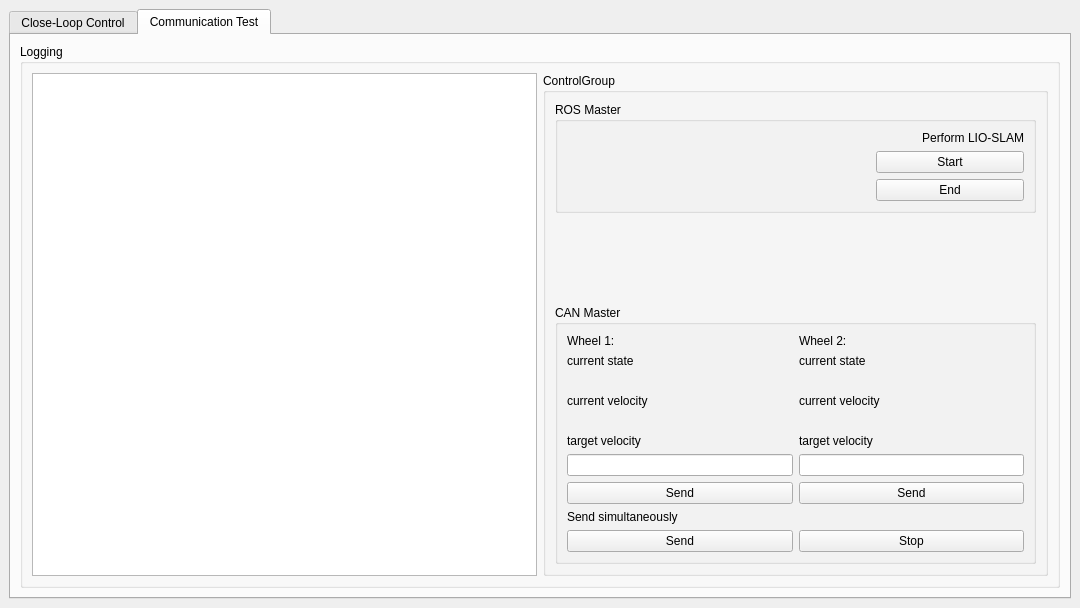
<?xml version="1.0" encoding="UTF-8"?>
<ui version="4.0">
 <class>MainWindowDesign</class>
 <widget class="QMainWindow" name="MainWindowDesign">
  <property name="geometry">
   <rect>
    <x>0</x>
    <y>0</y>
    <width>1080</width>
    <height>608</height>
   </rect>
  </property>
  <property name="windowTitle">
   <string>QRosApp</string>
  </property>
  <property name="windowIcon">
   <iconset resource="../resources/images.qrc">
    <normaloff>:/images/icon.png</normaloff>:/images/icon.png</iconset>
  </property>
  <property name="locale">
   <locale language="English" country="Australia"/>
  </property>
  <widget class="QWidget" name="centralwidget">
   <layout class="QVBoxLayout" name="verticalLayout_5">
    <item>
     <widget class="QTabWidget" name="tab_manager">
      <property name="minimumSize">
       <size>
        <width>100</width>
        <height>0</height>
       </size>
      </property>
      <property name="toolTip">
       <string>&lt;html&gt;&lt;head/&gt;&lt;body&gt;&lt;p&gt;&lt;br/&gt;&lt;/p&gt;&lt;/body&gt;&lt;/html&gt;</string>
      </property>
      <property name="locale">
       <locale language="English" country="Australia"/>
      </property>
      <property name="currentIndex">
       <number>1</number>
      </property>
      <property name="tabBarAutoHide">
       <bool>true</bool>
      </property>
      <widget class="QWidget" name="tab_control">
       <attribute name="title">
        <string>Close-Loop Control</string>
       </attribute>
       <layout class="QVBoxLayout" name="verticalLayout_2">
        <item>
         <widget class="QGroupBox" name="groupBox_12">
          <property name="sizePolicy">
           <sizepolicy hsizetype="MinimumExpanding" vsizetype="Preferred">
            <horstretch>0</horstretch>
            <verstretch>0</verstretch>
           </sizepolicy>
          </property>
          <property name="title">
           <string>Logging</string>
          </property>
          <layout class="QGridLayout" name="gridLayout_3">
           <item row="0" column="0">
            <widget class="QListView" name="view_logging"/>
           </item>
           <item row="0" column="1">
            <widget class="QGroupBox" name="groupBox">
             <property name="title">
              <string>GroupBox</string>
             </property>
             <layout class="QVBoxLayout" name="verticalLayout_4">
              <item>
               <widget class="QGroupBox" name="groupBox_2">
                <property name="title">
                 <string>Ros Master</string>
                </property>
                <layout class="QGridLayout" name="gridLayout">
                 <item row="3" column="0" colspan="2">
                  <widget class="QLineEdit" name="line_edit_host">
                   <property name="text">
                    <string>192.168.1.67</string>
                   </property>
                  </widget>
                 </item>
                 <item row="2" column="0">
                  <widget class="QLabel" name="label_2">
                   <property name="frameShape">
                    <enum>QFrame::StyledPanel</enum>
                   </property>
                   <property name="frameShadow">
                    <enum>QFrame::Raised</enum>
                   </property>
                   <property name="text">
                    <string>Ros IP</string>
                   </property>
                  </widget>
                 </item>
                 <item row="6" column="0" colspan="2">
                  <widget class="QCheckBox" name="checkbox_use_environment">
                   <property name="layoutDirection">
                    <enum>Qt::RightToLeft</enum>
                   </property>
                   <property name="text">
                    <string>Use environment variables</string>
                   </property>
                  </widget>
                 </item>
                 <item row="4" column="0">
                  <widget class="QLabel" name="label_3">
                   <property name="frameShape">
                    <enum>QFrame::StyledPanel</enum>
                   </property>
                   <property name="frameShadow">
                    <enum>QFrame::Raised</enum>
                   </property>
                   <property name="text">
                    <string>Ros Hostname</string>
                   </property>
                  </widget>
                 </item>
                 <item row="10" column="0">
                  <spacer name="verticalSpacer">
                   <property name="orientation">
                    <enum>Qt::Vertical</enum>
                   </property>
                   <property name="sizeHint" stdset="0">
                    <size>
                     <width>20</width>
                     <height>40</height>
                    </size>
                   </property>
                  </spacer>
                 </item>
                 <item row="0" column="0">
                  <widget class="QLabel" name="label">
                   <property name="frameShape">
                    <enum>QFrame::StyledPanel</enum>
                   </property>
                   <property name="frameShadow">
                    <enum>QFrame::Raised</enum>
                   </property>
                   <property name="text">
                    <string>Ros Master Url</string>
                   </property>
                  </widget>
                 </item>
                 <item row="5" column="0" colspan="2">
                  <widget class="QLineEdit" name="line_edit_topic">
                   <property name="enabled">
                    <bool>false</bool>
                   </property>
                   <property name="text">
                    <string>unused</string>
                   </property>
                  </widget>
                 </item>
                 <item row="1" column="0" colspan="2">
                  <widget class="QLineEdit" name="line_edit_master">
                   <property name="text">
                    <string>http://192.168.1.2:11311/</string>
                   </property>
                  </widget>
                 </item>
                 <item row="9" column="1">
                  <widget class="QPushButton" name="button_connect">
                   <property name="enabled">
                    <bool>true</bool>
                   </property>
                   <property name="sizePolicy">
                    <sizepolicy hsizetype="MinimumExpanding" vsizetype="Fixed">
                     <horstretch>0</horstretch>
                     <verstretch>0</verstretch>
                    </sizepolicy>
                   </property>
                   <property name="toolTip">
                    <string>Set the target to the current joint trajectory state.</string>
                   </property>
                   <property name="statusTip">
                    <string>Clear all waypoints and set the target to the current joint trajectory state.</string>
                   </property>
                   <property name="text">
                    <string>Connect</string>
                   </property>
                  </widget>
                 </item>
                 <item row="7" column="0" colspan="2">
                  <widget class="QCheckBox" name="checkbox_remember_settings">
                   <property name="layoutDirection">
                    <enum>Qt::RightToLeft</enum>
                   </property>
                   <property name="text">
                    <string>Remember settings on startup</string>
                   </property>
                  </widget>
                 </item>
                 <item row="9" column="0">
                  <spacer name="horizontalSpacer">
                   <property name="orientation">
                    <enum>Qt::Horizontal</enum>
                   </property>
                   <property name="sizeHint" stdset="0">
                    <size>
                     <width>170</width>
                     <height>21</height>
                    </size>
                   </property>
                  </spacer>
                 </item>
                </layout>
               </widget>
              </item>
             </layout>
            </widget>
           </item>
          </layout>
         </widget>
        </item>
       </layout>
      </widget>
      <widget class="QWidget" name="tab2_communication">
       <attribute name="title">
        <string>Communication Test</string>
       </attribute>
       <layout class="QVBoxLayout" name="verticalLayout">
        <item>
         <widget class="QGroupBox" name="groupBox2_1">
          <property name="title">
           <string>Logging</string>
          </property>
          <layout class="QGridLayout" name="gridLayout_2">
           <item row="0" column="1">
            <widget class="QGroupBox" name="groupBox2_2">
             <property name="title">
              <string>ControlGroup</string>
             </property>
             <layout class="QVBoxLayout" name="verticalLayout_3">
              <item>
               <widget class="QGroupBox" name="groupBox2_3">
                <property name="title">
                 <string>ROS Master</string>
                </property>
                <layout class="QGridLayout" name="gridLayout_4">
                 <item row="3" column="0" colspan="2">
                  <spacer name="horizontalSpacer2">
                   <property name="orientation">
                    <enum>Qt::Horizontal</enum>
                   </property>
                   <property name="sizeHint" stdset="0">
                    <size>
                     <width>40</width>
                     <height>20</height>
                    </size>
                   </property>
                  </spacer>
                 </item>
                 <item row="1" column="2">
                  <widget class="QPushButton" name="button2_rosStart">
                   <property name="text">
                    <string>Start</string>
                   </property>
                  </widget>
                 </item>
                 <item row="0" column="0" colspan="3">
                  <widget class="QLabel" name="label2_2">
                   <property name="sizePolicy">
                    <sizepolicy hsizetype="Preferred" vsizetype="Minimum">
                     <horstretch>0</horstretch>
                     <verstretch>0</verstretch>
                    </sizepolicy>
                   </property>
                   <property name="layoutDirection">
                    <enum>Qt::RightToLeft</enum>
                   </property>
                   <property name="text">
                    <string>Perform LIO-SLAM</string>
                   </property>
                   <property name="alignment">
                    <set>Qt::AlignRight|Qt::AlignTrailing|Qt::AlignVCenter</set>
                   </property>
                  </widget>
                 </item>
                 <item row="3" column="2">
                  <widget class="QPushButton" name="button2_rosEnd">
                   <property name="text">
                    <string>End</string>
                   </property>
                  </widget>
                 </item>
                </layout>
               </widget>
              </item>
              <item>
               <spacer name="verticalSpacer_2">
                <property name="orientation">
                 <enum>Qt::Vertical</enum>
                </property>
                <property name="sizeHint" stdset="0">
                 <size>
                  <width>20</width>
                  <height>40</height>
                 </size>
                </property>
               </spacer>
              </item>
              <item>
               <widget class="QGroupBox" name="groupBox2_4">
                <property name="title">
                 <string>CAN Master</string>
                </property>
                <layout class="QGridLayout" name="gridLayout_5">
                 <item row="0" column="1">
                  <widget class="QLabel" name="label2_9">
                   <property name="text">
                    <string>Wheel 2:</string>
                   </property>
                  </widget>
                 </item>
                 <item row="1" column="0">
                  <widget class="QLabel" name="label2_4">
                   <property name="text">
                    <string>current state</string>
                   </property>
                  </widget>
                 </item>
                 <item row="10" column="0">
                  <widget class="QPushButton" name="button2_canSend">
                   <property name="text">
                    <string>Send</string>
                   </property>
                  </widget>
                 </item>
                 <item row="5" column="1">
                  <widget class="QLabel" name="label2_14">
                   <property name="text">
                    <string>target velocity</string>
                   </property>
                  </widget>
                 </item>
                 <item row="7" column="0">
                  <widget class="QPushButton" name="button2_w1s">
                   <property name="text">
                    <string>Send</string>
                   </property>
                  </widget>
                 </item>
                 <item row="2" column="1">
                  <widget class="QLabel" name="label2_11">
                   <property name="text">
                    <string/>
                   </property>
                  </widget>
                 </item>
                 <item row="2" column="0">
                  <widget class="QLabel" name="label2_5">
                   <property name="text">
                    <string/>
                   </property>
                  </widget>
                 </item>
                 <item row="6" column="0">
                  <widget class="QLineEdit" name="lineEdit2_1">
                   <property name="sizePolicy">
                    <sizepolicy hsizetype="Minimum" vsizetype="Fixed">
                     <horstretch>0</horstretch>
                     <verstretch>0</verstretch>
                    </sizepolicy>
                   </property>
                  </widget>
                 </item>
                 <item row="4" column="1">
                  <widget class="QLabel" name="label2_13">
                   <property name="text">
                    <string/>
                   </property>
                  </widget>
                 </item>
                 <item row="3" column="1">
                  <widget class="QLabel" name="label2_12">
                   <property name="text">
                    <string>current velocity</string>
                   </property>
                  </widget>
                 </item>
                 <item row="7" column="1">
                  <widget class="QPushButton" name="button2_w2s">
                   <property name="text">
                    <string>Send</string>
                   </property>
                  </widget>
                 </item>
                 <item row="4" column="0">
                  <widget class="QLabel" name="label2_7">
                   <property name="text">
                    <string/>
                   </property>
                  </widget>
                 </item>
                 <item row="0" column="0">
                  <widget class="QLabel" name="label2_3">
                   <property name="text">
                    <string>Wheel 1:</string>
                   </property>
                  </widget>
                 </item>
                 <item row="3" column="0">
                  <widget class="QLabel" name="label2_6">
                   <property name="text">
                    <string>current velocity</string>
                   </property>
                  </widget>
                 </item>
                 <item row="8" column="0">
                  <widget class="QLabel" name="label2_15">
                   <property name="text">
                    <string>Send simultaneously</string>
                   </property>
                  </widget>
                 </item>
                 <item row="1" column="1">
                  <widget class="QLabel" name="label2_10">
                   <property name="text">
                    <string>current state</string>
                   </property>
                  </widget>
                 </item>
                 <item row="6" column="1">
                  <widget class="QLineEdit" name="lineEdit2_2">
                   <property name="sizePolicy">
                    <sizepolicy hsizetype="Minimum" vsizetype="Fixed">
                     <horstretch>0</horstretch>
                     <verstretch>0</verstretch>
                    </sizepolicy>
                   </property>
                  </widget>
                 </item>
                 <item row="10" column="1">
                  <widget class="QPushButton" name="button2_canStop">
                   <property name="text">
                    <string>Stop</string>
                   </property>
                  </widget>
                 </item>
                 <item row="5" column="0">
                  <widget class="QLabel" name="label2_8">
                   <property name="text">
                    <string>target velocity</string>
                   </property>
                  </widget>
                 </item>
                </layout>
               </widget>
              </item>
             </layout>
            </widget>
           </item>
           <item row="0" column="0">
            <widget class="QListView" name="listView2">
             <property name="sizePolicy">
              <sizepolicy hsizetype="Minimum" vsizetype="Expanding">
               <horstretch>0</horstretch>
               <verstretch>0</verstretch>
              </sizepolicy>
             </property>
            </widget>
           </item>
          </layout>
         </widget>
        </item>
       </layout>
      </widget>
     </widget>
    </item>
   </layout>
  </widget>
  <action name="action_Quit">
   <property name="text">
    <string>&amp;Quit</string>
   </property>
   <property name="shortcut">
    <string>Ctrl+Q</string>
   </property>
   <property name="shortcutContext">
    <enum>Qt::ApplicationShortcut</enum>
   </property>
  </action>
  <action name="action_Preferences">
   <property name="text">
    <string>&amp;Preferences</string>
   </property>
  </action>
  <action name="actionAbout">
   <property name="text">
    <string>&amp;About</string>
   </property>
  </action>
  <action name="actionAbout_Qt">
   <property name="text">
    <string>About &amp;Qt</string>
   </property>
  </action>
 </widget>
 <tabstops>
  <tabstop>checkbox_use_environment</tabstop>
  <tabstop>line_edit_master</tabstop>
  <tabstop>line_edit_topic</tabstop>
  <tabstop>line_edit_host</tabstop>
  <tabstop>button_connect</tabstop>
  <tabstop>view_logging</tabstop>
  <tabstop>checkbox_remember_settings</tabstop>
 </tabstops>
 <resources>
  <include location="../resources/images.qrc"/>
 </resources>
 <connections>
  <connection>
   <sender>action_Quit</sender>
   <signal>triggered()</signal>
   <receiver>MainWindowDesign</receiver>
   <slot>close()</slot>
   <hints>
    <hint type="sourcelabel">
     <x>-1</x>
     <y>-1</y>
    </hint>
    <hint type="destinationlabel">
     <x>399</x>
     <y>299</y>
    </hint>
   </hints>
  </connection>
 </connections>
</ui>
